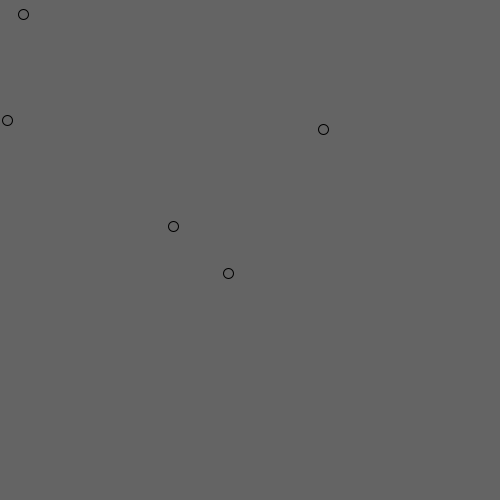
Frame 1 (no input)
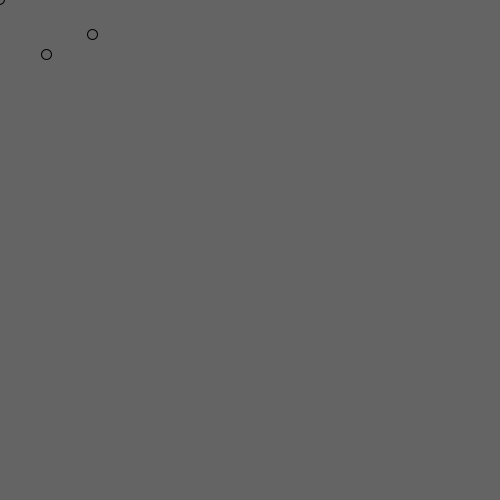
Frame 60 (the mouse pressed at the canvas centre just before this capture)
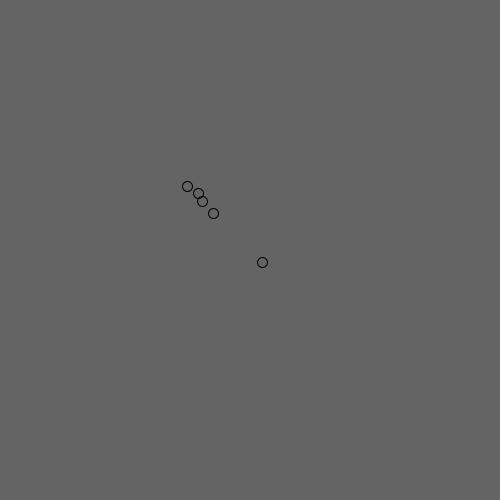
Frame 120 (the mouse held since frame 60 and released just before this capture)

The Processing sketch that drew these frames (run headless with seeded random() and noise(); from frame 60 on, the mouse is pressed at the canvas centre):

// Processing sketch: processing_85451
// ── processing_85451.pde

//data variables
  ArrayList ellipsoids = new ArrayList();
  PVector mouse, direction, loc, vel, accel;
  int numObjects = 5;
  
  
void setup(){
  size(500,500);
  
  //initialize and interate the ellipsoid class in the array list
  for (int i = 0; i < numObjects; i ++){
    //defines initial starting location and velocity
    PVector loc = new PVector(random(0, width), random(0,height), 0);
    PVector vel = new PVector(random(-1,1),random(-1,1), 0);
    PVector accel = new PVector(0,0);
    PVector mouse = new PVector(random(0,width),random(0,height));
    //Ellipsoids(PVector tempMouse,PVector tempLocation, PVector tempVelocity, PVector tempAcceleration)
    Ellipsoids tempEllipsoids = new Ellipsoids(mouse, loc, vel, accel);
    ellipsoids.add(tempEllipsoids);
  }//for
  
}//setup

void draw(){
  background(100); 
  toScreen();
}//draw

void toScreen(){
  //pull each ellipsoid out of the array and draw it to screen
  for(int j = 0; j < ellipsoids.size(); j++){
    Ellipsoids ellips = (Ellipsoids) ellipsoids.get(j);
    ellips.run();//method in class that starts other methods
  }//for
}//toScreen

class Ellipsoids{
  //our class of two dimensional aliens
  //here to play tag with our mice
  //avoid them!! all this class does is 
  //draw the ellipse with the given
  //variables from the main code
  
  //data variables
  //Some PVectors to store our coordinates in for easy access
  PVector location,mouse,direction,acceleration,velocity;
  //floats to transfer data from PVectors and do math
  float x,y,dx,dy;
  float boost = 0.5;
  boolean isFar = true;
  boolean isShort = false;
  
  //constructor
  Ellipsoids(PVector tempMouse,PVector tempLocation, PVector tempVelocity, PVector tempAcceleration){
    //initialize object data
    mouse = new PVector(tempMouse.x,tempMouse.y);
    location = new PVector(tempLocation.x,tempLocation.y);
    velocity = new PVector(tempVelocity.x,tempVelocity.y);
    acceleration = new PVector(tempAcceleration.x,tempAcceleration.y);
  }//constructor
  
  void run(){
    //run all the other methods
    trackMouse();
    move();
    tests();
    updateFar();
    updateShort();
    render();
  }//run
  
  //this continually tracks and updates the mouse PVector
  //so we can use that information in other methods.
  void trackMouse(){
      mouse = new PVector(mouseX,mouseY);
      //also update the difference between mouse and object
      direction = PVector.sub(mouse,location);
      direction.normalize();//simplify PVector
  }//trackMouse
  
 //update PVectors for movement
  void move(){  
      direction.mult(boost);//multiply by scalar
      acceleration = direction;//transfer data from one to other
      
      velocity.add(acceleration);//adds new accel data to velocity
      velocity.limit(10);//limits how large velocity can get
      location.add(velocity); //adds velocity to location 
      velocity.mult(0.9);//keeps object from going in circles around mouse
  }//updateFar
  
  //how close is the object to mouse
  //change booleans appropriately
  void tests(){
    //are we 'x' distance away?
    if(abs(mouse.x - location.x) >= 100 && abs(mouse.y - location.y) >= 100){
      isShort = false;
      isFar = true;
    }//if
    //did the mouse just move in a straight line up,down,left,right?
    if(abs(mouse.x - location.x) >= 0 && abs(mouse.y - location.y) > 100){
      isShort = false;
      isFar = true;
    }//if
    if(abs(mouse.x - location.x) > 100 && abs(mouse.y - location.y) >= 0){
      isShort = false;
      isFar = true;
    }//if
    //are we within 'x' amount of distance?
    if(abs(mouse.x - location.x) < 100 && abs(mouse.y - location.y) < 100){
      isFar = false;
      isShort = true;
    }//if
  }//tests
  
  //update the PVectors for when object is far from mouse
  void updateFar(){
    if(isFar){
      boost = 0.5;
      println("isFar");
    }//if
  }//updateClose
  
  //update the PVectors for when object is closer to mouse
  void updateShort(){
    if(isShort){  
      boost = 1.5;
      println("isShort");
    }//if
  }//updateClose
  
  void render(){
    noFill();
    stroke(0);
    ellipse(location.x,location.y,10,10);
  }//render
  
  
}//classEllipsoids
